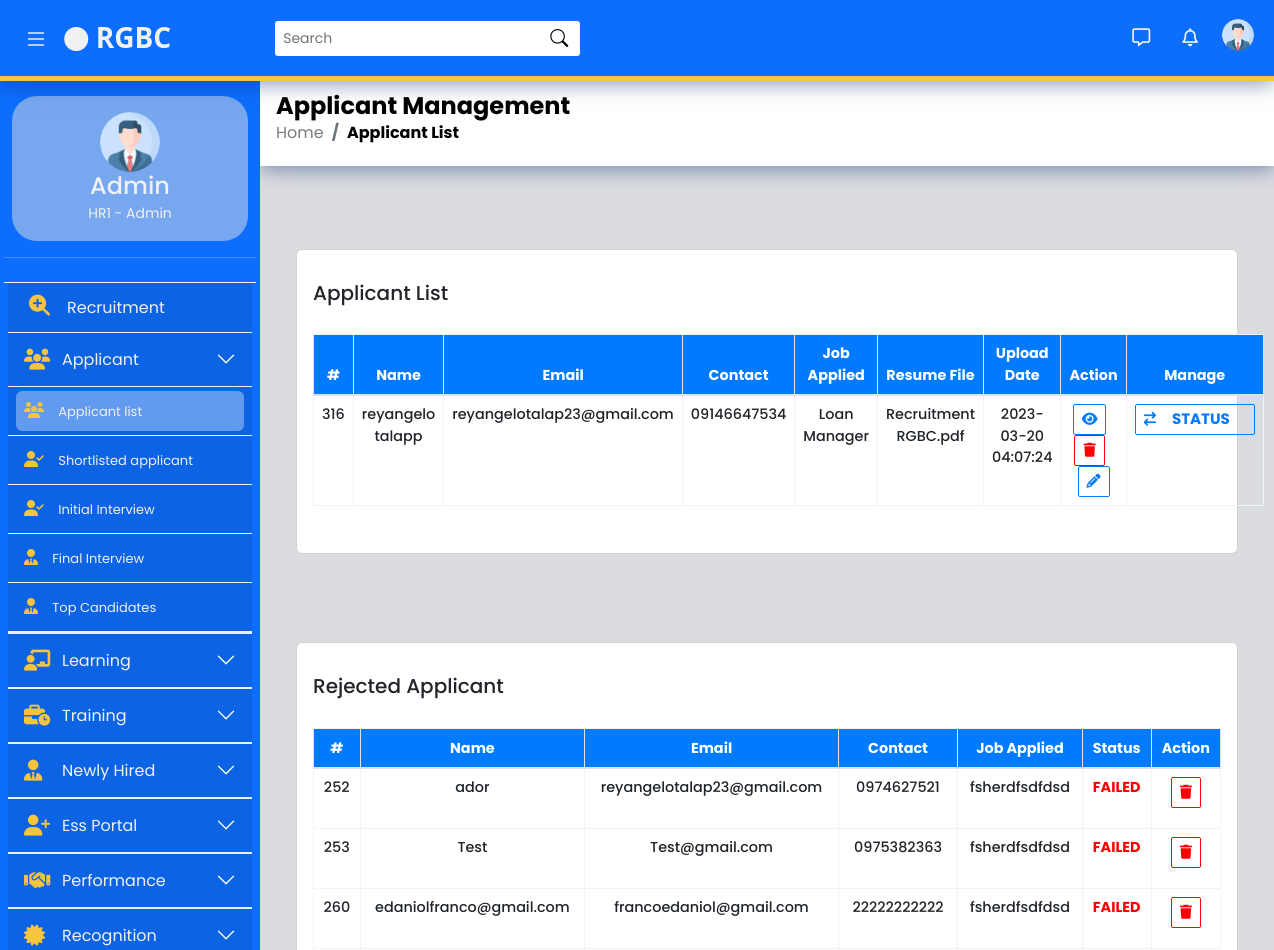
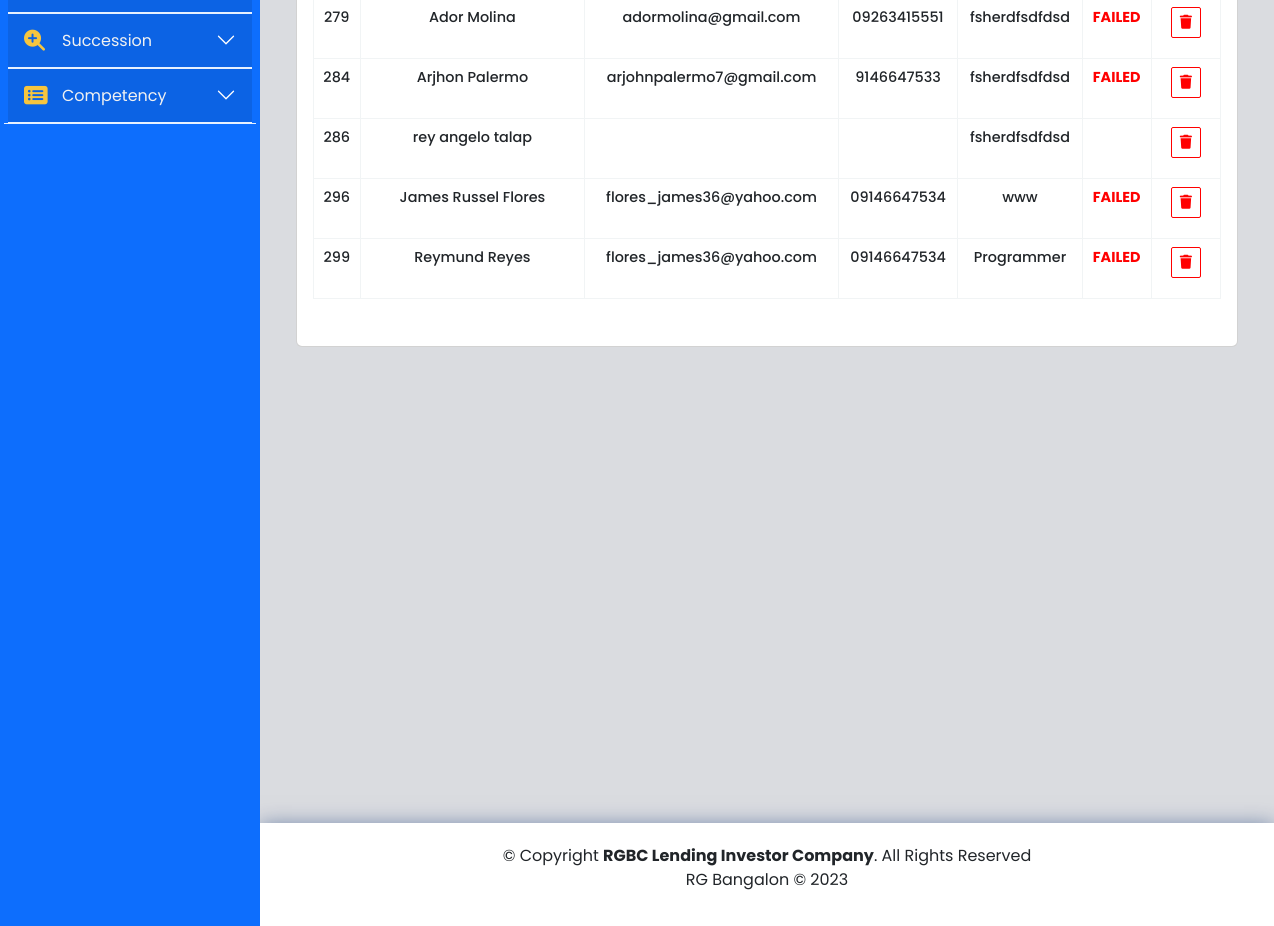
Page /AdminAdmin/system/module-1/m1-page-1 (signed in) on the committed database (2 pictures, top to bottom).
### tables this page shows
CREATE TABLE `applicant_resume` (
  `id` int(11) NOT NULL,
  `applied_job` varchar(255) NOT NULL,
  `applicant_name` varchar(255) NOT NULL,
  `email` varchar(255) NOT NULL,
  `contact` varchar(15) NOT NULL,
  `resume_file` varchar(255) NOT NULL,
  `upload_date` datetime NOT NULL DEFAULT current_timestamp(),
  `status` varchar(255) NOT NULL,
  `reg_id` int(11) NOT NULL
);

CREATE TABLE `rejected_tbl` (
  `id` int(11) NOT NULL,
  `applicant_name` varchar(255) NOT NULL,
  `email` varchar(255) NOT NULL,
  `contact` varchar(11) NOT NULL,
  `resume_file` varchar(255) NOT NULL,
  `applied_job` varchar(255) NOT NULL,
  `status` varchar(255) NOT NULL
);

### AdminAdmin/system/module-1/m1-page-1.php (the view, shortened to what this page needs)
<?php
  if (isset($_SESSION['username'], $_SESSION['password'])) {
?>
<!doctype html>
<html lang="en">
<head>
    <link rel="stylesheet" href="https://kit.fontawesome.com/064cb16be2.css">
    <link href="https://pro.fontawesome.com/releases/v5.10.0/css/all.css" rel="stylesheet">
    <link rel="stylesheet"
        href="https://cdnjs.cloudflare.com/ajax/libs/javascript-state-machine/3.1.0/state-machine.min.js">
    <link href="//maxcdn.bootstrapcdn.com/bootstrap/4.1.1/css/bootstrap.min.css" rel="stylesheet" id="bootstrap-css">
    <link rel="stylesheet" type="text/css"
        href="https://cdn.datatables.net/v/bs4/jszip-2.5.0/dt-1.10.20/b-1.6.1/b-colvis-1.6.1/b-html5-1.6.1/b-print-1.6.1/r-2.2.3/datatables.min.css" />
    <link rel="stylesheet" href="https://cdnjs.cloudflare.com/ajax/libs/font-awesome/4.7.0/css/font-awesome.css" />
    <link rel="stylesheet" href="../module-1/module-1-css/m1-page-1.css">
    <link rel="stylesheet" href="../include/css//sidebar.css">
    <link rel="stylesheet" href="../include/css//main.css">
</head>
<body>
    <?php
include '../include/header.php';
?>
    <main class="main">
        <header>
            <div class="pagetitle">
                <h1 style="color: black; font-weight: 700">Applicant Management</h1>
                <nav>
                    <ol class="breadcrumb">
                        <li class="breadcrumb-item">
                            <a href="../dashboard/dashboard">Home</a>
                        </li>
                        <li class="breadcrumb-item " style="color: black; font-weight: 700">Applicant List</li>
                    </ol>
                </nav>
            </div>
        </header>
        <br>
        <br>
        <section style="padding: 20px">
            <div class="col-md-15">
                <div class="card">
                    <div class="card-body">
                    <h5>Applicant List</h5>
                        <?php
        $connect = mysqli_connect("localhost", "root", "", "human_resource 1");
        $query ="SELECT * FROM applicant_resume ORDER BY id  DESC";
        $result = mysqli_query($connect, $query);
        ?>
                        <br>
                        <table id="table_id" class="table table-bordered" style="width:100%; ">
                            <thead height="40px">
                                <tr style="background-color: #007bff; color: #fff; text-transform: "  class="text-center">
                                    <th>#</th>
                                    <th>Name</th>
                                    <th>Email</th>
                                    <th>Contact</th>
                                    <th>Job Applied</th>
                                    <th data-priority="2">Resume File</th>
                                    <th>Upload Date</th>
                                    <th>Action</th>
                                    <th>Manage</th>
                                </tr>
                            </thead>
                            <tbody>
                                <?php
                      while($row = mysqli_fetch_array($result))
                      {
                 ?>
                    <tr class="text-center">
                 <td><?php echo $row['id']?></td>
                 <td><?php echo $row['applicant_name']?></td>
                 <td><?php echo $row['email']?></td>
                 <td><?php echo $row['contact']?></td>
                 <td><?php echo $row['applied_job']?></td>
                 <td><?php echo $row['resume_file']?></td>
                 <td><?php echo $row['upload_date']?></td>
                        <td>
                              <ul class="list-inline m-0">
                            <li class="list-inline-item">
                            <a href="../dashboard/viewPdf?id=<?php echo $row["id"]; ?>">
                                <button class="btn btn-outline btn-sm rounded-55" type="button" data-toggle="modal"
                                  data-placement="top" title="View" data-target="#"
                                  style="border: 1px solid #007bff;  color: #007bff !important; background-color:transparent ! important"><i class="fas fa-eye"></i></button>
                                  </a>
                              </li>
                              <li class="list-inline-item">
                              <a href="../dashboard/delApplicant?id=<?php echo $row["id"]; ?>">
                              <button class="btn btn-outline btn-sm rounded-55" type="button" data-toggle="modal" data-placement="top"
                                title="Delete" data-target="#delete-confirm" style="border: 1px solid red; color: red !important; background-color:transparent !important "><i class="fas fa-trash"></i></button>
                            </a>
                              </li>
                            <li class="list-inline-item">
                            <a href="../dashboard/update?id=<?php echo $row["id"]; ?>">
                            <button class="btn btn-outline btn-sm rounded-55" type="button" data-toggle="modal" data-placement="top"
                            title="Update" data-target="" style="border: 1px solid #007bff; color: #007bff !important; background-color:transparent ! important"><i class="fas fa-pencil"></i></button>
                            </a>
                            </li>
                            </ul>
                        </td>
                        <td style="text-transform:uppercase"><ul class="list-inline m-0">
                        <li class="list-inline-item">
                            <button class="btn btn-outline btn-sm rounded-55 name" type="button"  data-target="#statusModal"
                                    title="Manage" style="border: 1px solid #007bff;  color: #007bff !important; background-color:transparent ! important">
                              <i class="fas fa-exchange"  ><small style="font-size: 15px; padding: 1rem; font-family: poppins; text-transform:uppercase; font-weight: bold" >Status</small></i>
                            </button>
                          </li></td>
                    </tr>
              <?php
                  }
                  ?>
                            </tbody>
                        </table>
                    </div>
                </div>
            </div>
        </section>
<br>
        <section style="padding: 20px !important">
    <div class="col-md-15">
                    <div class="card">
                        <div class="card-body">
                        <h5>Rejected Applicant</h5>
<?php
$connect = mysqli_connect("localhost", "root", "", "human_resource 1");
$query ="SELECT * FROM rejected_tbl";
$result = mysqli_query($connect, $query);
?>
                            <br>
                            <table id="table_rejected" class="table table-bordered" style="width:100%; ">
                                <thead height="40px">
                                    <tr
                                        style="background-color: #007bff; color: #fff; font-weight: normal; text-transform: "class="text-center" >
                                        <th>#</th>
                                        <th> Name</th>
                                        <th>Email</th>
                                        <th>Contact</th>
                                        <th>Job Applied</th>
                                        <th>Status</th>
                                        <th>Action</th>
                                    </tr>
                                </thead>
                                <tbody>
                                    <?php
      while($row = mysqli_fetch_array($result))
      {
?>
    <tr class="text-center">
                  <td><?php echo $row['id']?></td>
                  <td><?php echo $row['applicant_name']?></td>
                  <td><?php echo $row['email']?></td>
                  <td><?php echo $row['contact']?></td>
                  <td><?php echo $row['applied_job']?></td>
                  <td style="color: red; font-weight: 700; text-transform: uppercase"><?php echo $row['status']?></td>
        <td>
              <ul class="list-inline m-0">
              <li class="list-inline-item">
              <a href="../dashboard/deleteRejected?id=<?php echo $row['id']?>">
              <button class="btn btn-outline btn-sm rounded-55" type="button" data-toggle="modal" data-placement="top"
                title="Delete" data-target="#delete-confirm" style="border: 1px solid red; color: red !important; background-color:transparent !important "><i class="fas fa-trash"></i></button>
            </a>
              </li>
            </ul>
        </td>
    </tr>
<?php
  }
  ?>
                                </tbody>
                            </table>
                        </div>
                    </div>
                </div>
</section>
        <?php
    include '../include/footer.php';
    ?>
    </main>
</body>
</html>
<?php
}
  else{
    header('location: ../../../managementLoginForm/pages/index');
    session_destroy();
  }
?>

### AdminAdmin/system/module-1/module-1-css/m1-page-1.css (style rules this page uses)
section { font-family: 'Poppins', sans-serif !important; margin-left: 1rem; margin-right: 1rem; margin-bottom: 1.5rem; font-size: .899em; font-weight: 500; }
body { background-color: #F1F4F5; }
table, table td { border: 1px solid #F1F4F5 !important ; }
td { height: 60px !important; }
.card-body { padding: 0rem 1.25rem; }
.card { border-radius: 0px; padding-top: 15px; padding-bottom: 15px; }
.btn { background-color: #007bff !important; color: white !important; font-weight: 700 !important; border-radius: 2px !important; }

### AdminAdmin/system/include/css/main.css (style rules this page uses)
body { font-family: 'Poppins', sans-serif; min-height: 100%; background: #dadce0; }
.main { margin-top: 60px; transition: 0.4s; margin-left: 260px; }
header { padding: 2rem 1rem 0.3rem 1rem !important; margin-bottom: 15px; background: white; box-shadow: 0px 2px 20px rgba(1, 41, 112, 0.5); }
.pagetitle { margin-bottom: 10px; }
.pagetitle h1 { font-size: 24px; margin-bottom: 0; font-weight: 500; }
.pagetitle li { color: #343a40; }
.pagetitle li a { color: #797c7f; text-decoration: none; }

### rows in the picture
applicant_resume: id "316", applicant_name "reyangelo talapp", email "reyangelotalap23@gmail.com", contact "09146647534", applied_job "Loan Manager", resume_file "Recruitment RGBC.pdf", upload_date "2023-03-20 04:07:24"
rejected_tbl: id "252", applicant_name "ador", email "reyangelotalap23@gmail.com", contact "0974627521", applied_job "fsherdfsdfdsd", status "FAILED"
rejected_tbl: id "253", applicant_name "Test", email "Test@gmail.com", contact "0975382363", applied_job "fsherdfsdfdsd", status "FAILED"
rejected_tbl: id "260", applicant_name "edaniolfranco@gmail.com", email "francoedaniol@gmail.com", contact "22222222222", applied_job "fsherdfsdfdsd", status "FAILED"
rejected_tbl: id "279", applicant_name "Ador Molina", email "adormolina@gmail.com", contact "09263415551", applied_job "fsherdfsdfdsd", status "FAILED"
rejected_tbl: id "284", applicant_name "Arjhon Palermo", email "arjohnpalermo7@gmail.com", contact "9146647533", applied_job "fsherdfsdfdsd", status "FAILED"
rejected_tbl: id "286", applicant_name "rey angelo talap", applied_job "fsherdfsdfdsd"
rejected_tbl: id "296", applicant_name "James Russel Flores", email "flores_james36@yahoo.com", contact "09146647534", applied_job "www", status "FAILED"
rejected_tbl: id "299", applicant_name "Reymund Reyes", email "flores_james36@yahoo.com", contact "09146647534", applied_job "Programmer", status "FAILED"
